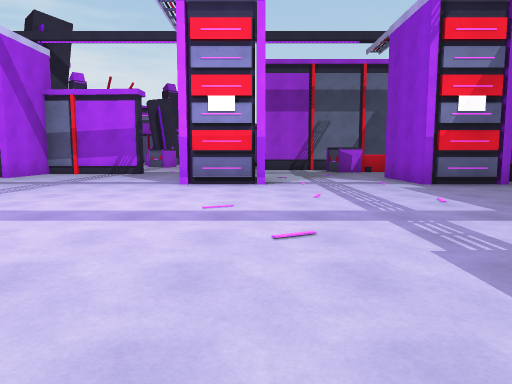
[1] (above)

22 first-person views from a walk through a Unity game level. The camera is 1.4 m above the floor, tilts 6° down and sees 70° across. The floor is counted in squares, 2 m on a side. Each view is taken from the middle of a square. On the plan, view 1 faces up. The plan holds only what a view shows up to about 11 squares ahead; the rest is blank. The place goes on beyond the plan. The player character is not drawn. Surface patterns are stand-ins for the level's own textures.

[2]
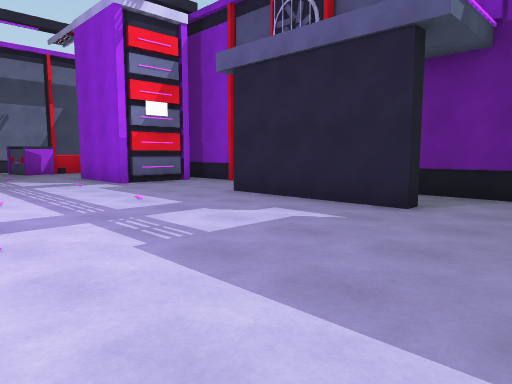

[3]
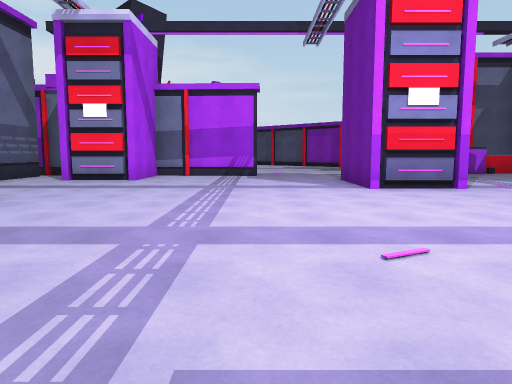

[4]
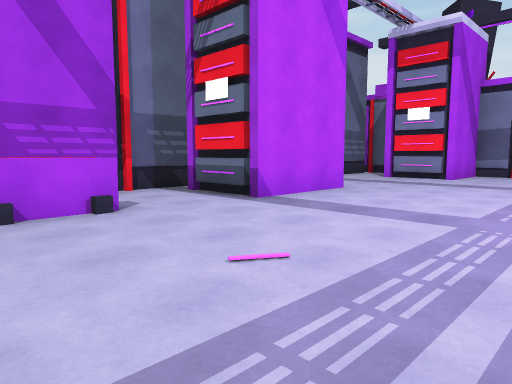

[5]
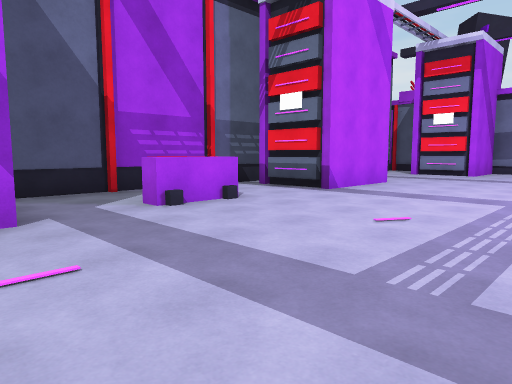

[6]
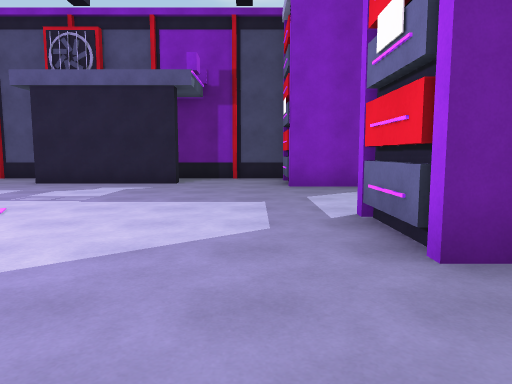

[7]
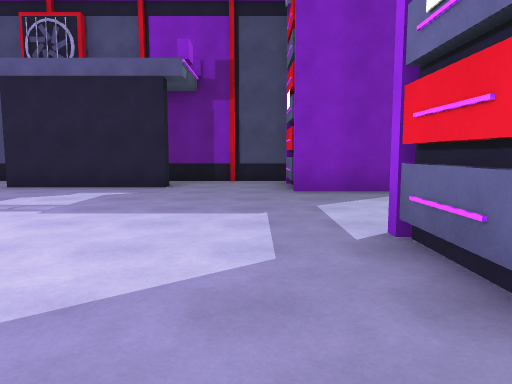

[8]
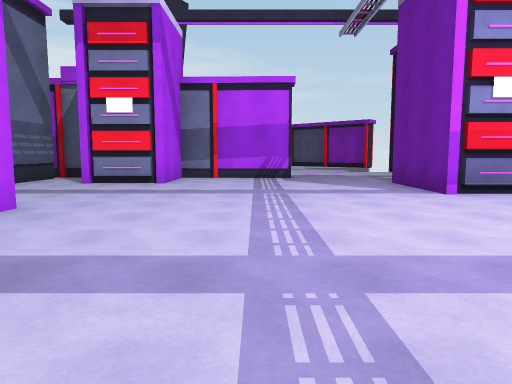

[9]
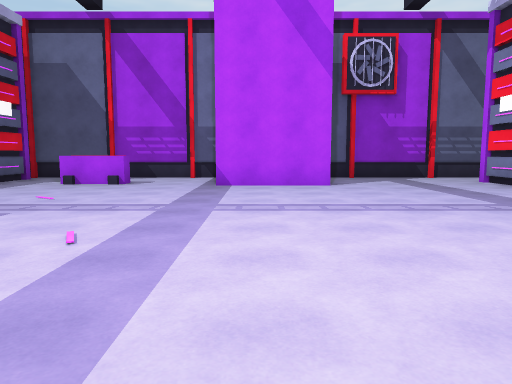

[10]
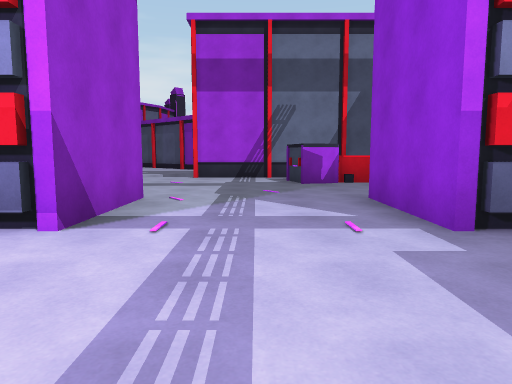

[11]
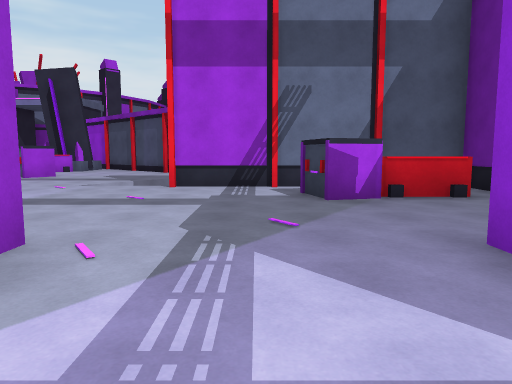

[12]
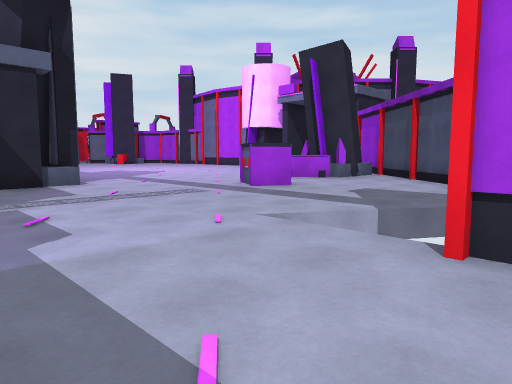

[13]
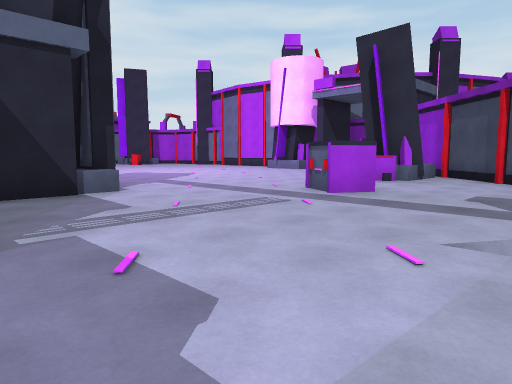

[14]
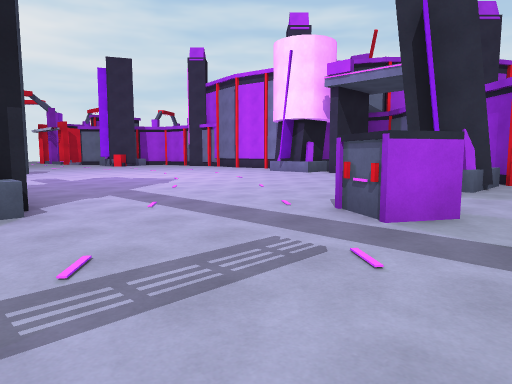

[15]
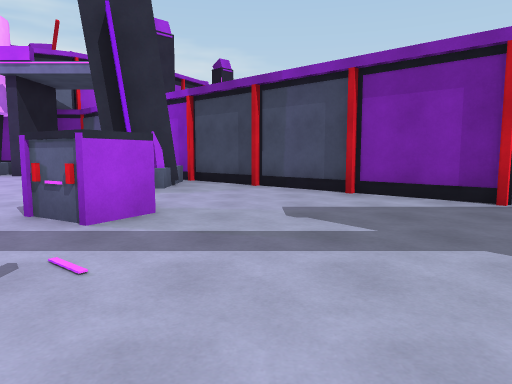

[16]
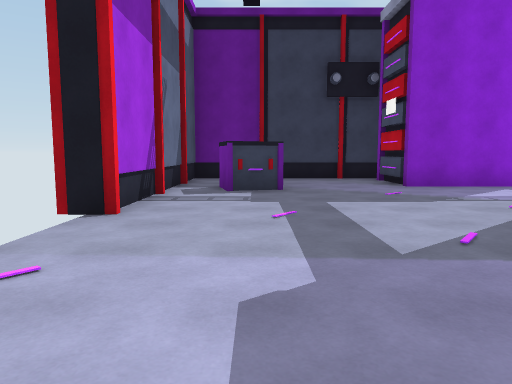

[17]
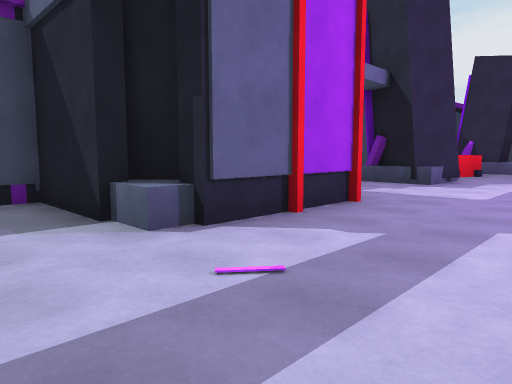

[18]
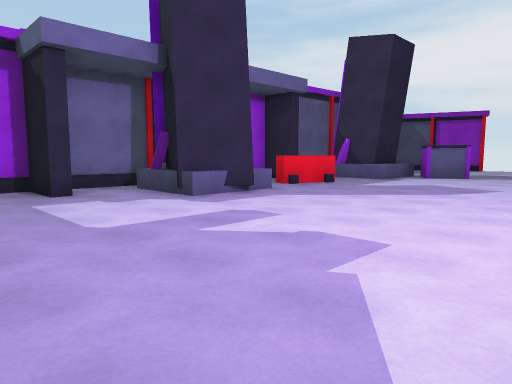

[19]
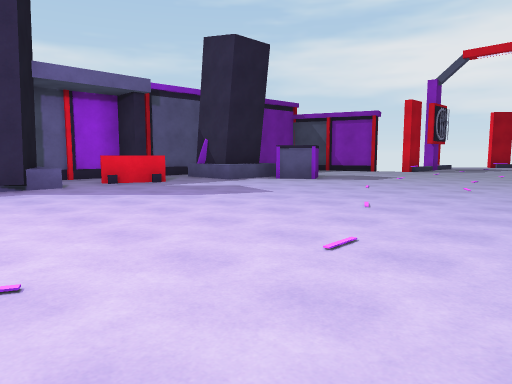

[20]
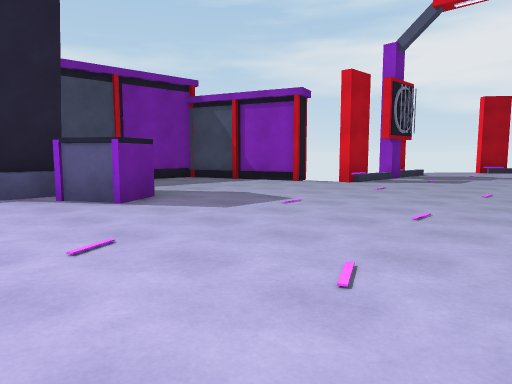

[21]
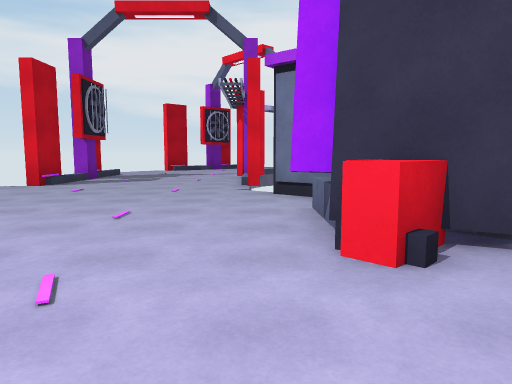

[22]
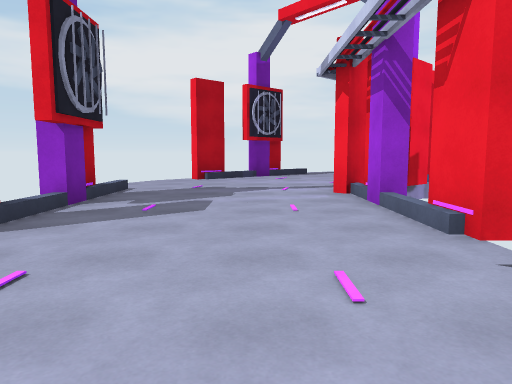

### Floor plan
Points are (right, up) in squares from view 1. A wall is a line through its corners. A room is listed if a view was taken in it or the views show most of it. See-through windows are left out.
Room 1 (views 1, 2, 3, 4, 5, 6, 7, 8, 9, 10, 11)
walls: (0.2, 8.2) (-1.7, 8.2) (-1.7, 10.9); (-1.7, -1.6) (-1.7, -1.2) (0.2, -1.2); (-8.1, 6.8) (-8.1, 4.1) (-10, 4.1); (5, 1.9) (4.6, 1.9) (4.6, 5.2); (6.4, 6.1) (6.4, 8.6); (-3.9, 12.5) (-7.1, 12.6) (-7.1, 10.5) (-9.1, 10.5); (3.8, -2.5) (3.8, -0.7) (5.8, -0.7); (-10.7, 4.9) (-10.7, -1.6); (5.8, 8.2) (3.8, 8.2); (-10, -1.2) (-8.8, -1.2); (6.4, -0.9) (6.4, 2.5); (-10, 12.7) (-11, 12.8); (-10.7, 12.4) (-10.7, 7.1)
ways out: opening at (0.2, 10) to room 2; gap at (-11, 12)
objects: other object (-9, 1) to (-9, 2)
Room 2 (views 12, 13, 14, 15, 16, 17, 18, 19, 20, 21, 22)
walls: (-11, 16.2) (-8.1, 16.2) (-8.1, 15.7); (-15, 14.8) (-14.6, 14.6) (-14.8, 14.1); (-12.8, 14.6) (-12.8, 13.4) (-12.3, 13.3); (-16.3, 14.9) (-15.7, 16.2) (-14.5, 15.6) (-15, 14.3); (-8.7, 15.7) (-7.9, 14.9); (-18.8, 14.6) (-18.8, 13.6) (-13.5, 13.4); (-7.5, 16) (-7.5, 13.1) (-7, 13.1); (-22.1, 16) (-20.8, 16) (-20.8, 15.1); (-5.2, 22.8) (-5.9, 22.6); (-4.6, 23) (-4.9, 22.9) (-5.1, 22.5); (-22.6, 24.8) (-22.8, 24.4); (-23.4, 23.8) (-23.6, 23.3); (-25.5, 24.3) (-26.3, 23.3); (-27.4, 17.1) (-26.3, 13.9) (-25.1, 13.9); (-27.9, 22.8) (-29.4, 22.8); (0.5, 19.9) (-5.2, 25.1); (-29.5, 22.8) (-31.4, 22.8); (0.2, 10.9) (0.2, 8.2); (-31.5, 18.4) (-27.9, 18.4); (-31.4, 22.6) (-31.7, 22.3); (3.8, 8.2) (3.8, 10.8) (5.8, 10.8); (-35.9, 20.5) (-34.9, 19.3); (6.4, 8.6) (6.4, 15.7) (0.2, 15.7)
low walls: (-16.5, 16) (-14.5, 16) (-14.5, 14); (-8.1, 16) (-7.5, 16); (-22.1, 16.5) (-20.5, 16.5) (-20.5, 14.9); (-23.5, 23.7) (-24.8, 23.7); (-4.8, 24.4) (-4.8, 22.5)
ways out: opening at (0.2, 10) to room 1; gap at (-30, 18); gap at (-29.5, 23); gap at (-28, 17); gap at (0, 16); gap at (1, 20)
objects: other object (-23, 17) to (-22, 18); other object (-23, 24); other object (-19, 15) to (-18, 16); other object (-6, 22); other object (-5, 19); other object (3, 14); other object (4, 14) to (5, 14)

Positions as (right, up) in squares from view 1, and headings:
1: (0, 0), facing up
2: (0, 0), facing up-right
3: (-4, 1), facing up
4: (-4, 0), facing up-left
5: (-4, -2), facing up-left
6: (-4, 0), facing right
7: (-3, 0), facing right
8: (-5, 2), facing up
9: (0, 5), facing left
10: (2, 5), facing up
11: (2, 8), facing up
12: (1, 13), facing up-left
13: (-1, 13), facing up-left
14: (-3, 15), facing up-left
15: (-3, 15), facing up
16: (-4, 14), facing right
17: (-6, 19), facing down-left
18: (-11, 21), facing down-left
19: (-14, 24), facing down-left
20: (-20, 23), facing down-left
21: (-20, 23), facing left
22: (-25, 21), facing left
